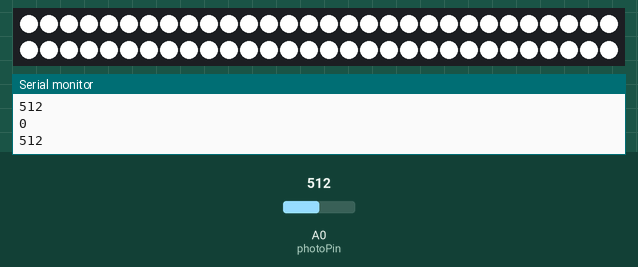
Simulated run of this sketch. Board: Arduino Uno, built with avr-gcc and run on an emulated ATmega328P. Parts: 60 RGB LEDs in strip order, left to right, continuing on the next row, the last lines printed to the serial monitor. The inputs (shaded band) are chosen by the test bench; at power-on: A0 (photoPin) = 512. Dim RGB values are drawn brighter than linear.

Above: at 1.2 s.
1.3 s: A0 (photoPin) set to 486
At 4.2 s:
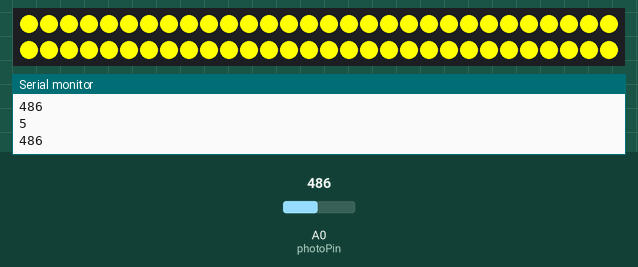
4.3 s: A0 (photoPin) set to 510
5.8 s: A0 (photoPin) set to 490
At 6.7 s:
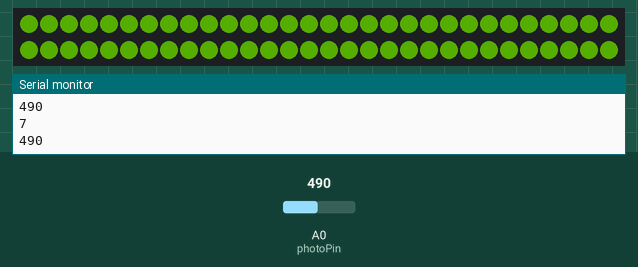
8.8 s: A0 (photoPin) set to 511
10.3 s: A0 (photoPin) set to 306
At 10.95 s:
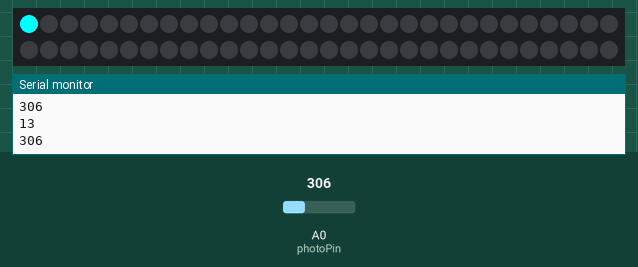
Timing chart, 0 to 13.3 s (numbered marks = the images above; inputs shaded):
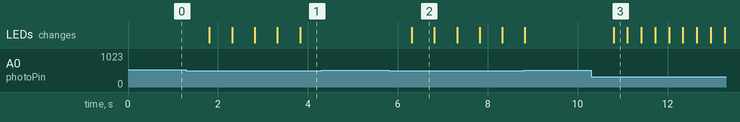

The sketch:

Final_Project_Basketball_hoop.ino
```cpp
#include <Adafruit_NeoPixel.h>

//make my neopixel pbject
int numLights = 60;
int stripPin = 9;
Adafruit_NeoPixel strip (numLights, stripPin);

int index = 0;
boolean isIncreasing;

unsigned long startTime = millis();
unsigned long endTime = millis();

int interval = 1;

//make a color
uint32_t red = strip.Color(255, 0, 0);
uint32_t orange = strip.Color(255, 165, 0);
uint32_t yellow = strip.Color(255, 255, 0);
uint32_t green = strip.Color(0, 128, 0);
uint32_t cyan = strip.Color(0, 255, 255);
uint32_t blue = strip.Color(0, 255, 0);

//make an array manually
int testArray[] = {2, 4, 10};
int photoPin = A0;
int photoReading;

int sum = 0;
const int arrayLen = 100;
int dynamicArray [arrayLen];
unsigned long average;
int state = 0;


void setup() {
  // put your setup code here, to run once:
  Serial.begin(9600);
  strip.begin();
  strip.clear();
  strip.show();

  isIncreasing = true;

  //set the brightness
  strip.setBrightness(255);

  //if statement for photoresistor
  // if (photoReading <= 300){
  // state += 1;
  //}
  Serial.println(state);
}


void loop() {
  // put your main code here, to run repeatedly:


  //get new value
  photoReading = analogRead(photoPin);
  Serial.println(photoReading);

  //if statement for photoresistor
  if (photoReading <= 500 && state < 13) {
    state += 1;
    delay(500);

  }
  Serial.println(state);


  //switch states
  switch (state) {
    case 0:
      strip.clear();
      //make entire neopixel strip white
      for (int i = 0; i < strip.numPixels(); i++) {
        strip.setPixelColor(i, 255, 255, 255);
      }
      strip.show();
      break;
    case 1:
      strip.clear();
      //make entire neopixel strip red
      for (int i = 0; i < strip.numPixels(); i++) {
        strip.setPixelColor(i, 255, 0, 0);
      }
      strip.show();
      break;
    case 2:
      //make entire neopixel strip red orange
      for (int i = 0; i < strip.numPixels(); i++) {
        strip.setPixelColor(i, 255, 83, 73);
      }
      strip.show();
      break;
    case 3:
      //make entire neopixel strip orange
      for (int i = 0; i < strip.numPixels(); i++) {
        strip.setPixelColor(i, 255, 128, 0);
      }
      strip.show();
      break;
    case 4:
      //make entire neopixel strip orange
      for (int i = 0; i < strip.numPixels(); i++) {
        strip.setPixelColor(i, 255, 178, 102);
      }
      strip.show();
      break;
    case 5:
      //make entire neopixel strip yellow
      for (int i = 0; i < strip.numPixels(); i++) {
        strip.setPixelColor(i, 255, 255, 0);
      }
      strip.show();
      break;
    case 6:
      //make entire neopixel strip yellow
      for (int i = 0; i < strip.numPixels(); i++) {
        strip.setPixelColor(i, 255, 255, 0);
      }
      strip.show();
      break;
    case 7:
      //make entire neopixel strip hard green
      for (int i = 0; i < strip.numPixels(); i++) {
        strip.setPixelColor(i, 25, 51, 0);
      }
      strip.show();
      break;
    case 8:
      strip.clear();
      //make entire neopixel strip green
      for (int i = 0; i < strip.numPixels(); i++) {
        strip.setPixelColor(i, 0, 255, 0);
      }
      strip.show();
      break;
    case 9:
      strip.clear();
      //make entire neopixel strip cyan
      for (int i = 0; i < strip.numPixels(); i++) {
        strip.setPixelColor(i, 0, 255, 255);
      }
      strip.show();
      break;
    case 10:
      strip.clear();
      //make entire neopixel strip blue
      for (int i = 0; i < strip.numPixels(); i++) {
        strip.setPixelColor(i, 0, 0, 255);
      }
      strip.show();
      break;
    case 11:
      strip.clear();
      //make entire neopixel strip purple
      for (int i = 0; i < strip.numPixels(); i++) {
        strip.setPixelColor(i, 127, 0, 255);
      }
      strip.show();
      break;
    case 12:
      strip.clear();
      //make entire neopixel strip pink
      for (int i = 0; i < strip.numPixels(); i++) {
        strip.setPixelColor(i, 255, 0, 255);
      }
      strip.show();
      break;
    case 13:
      strip.clear();
      strip.setPixelColor(index, 0, 255, 255);
      strip.show();

      endTime = millis();
      if (endTime - startTime > interval) {
        startTime = millis();

        if (isIncreasing == true) {
          index += 1;

          if (index >= 59) {
            isIncreasing = false;
          }
        }
        else if (isIncreasing == false) {
          index -= 1;
          if (index <= 0) {
            isIncreasing = true;
          }
        }
      }
  }


}
```

Measured:
- the behaviour switches between 501 and 500 on A0 (photoPin) (found by bisection; images 0 and 1)
- after the input at 1.3 s, the LEDs: first change after 0.51 s (image 1 shows a later state)
- after the input at 5.8 s, the LEDs: change after 0.51 s (image 2)
- after the input at 10.3 s, the LEDs: change after 0.50 s (image 3)
- what the display in image 2 shows lasts 0.5 s, from 6.3 s to 6.8 s
